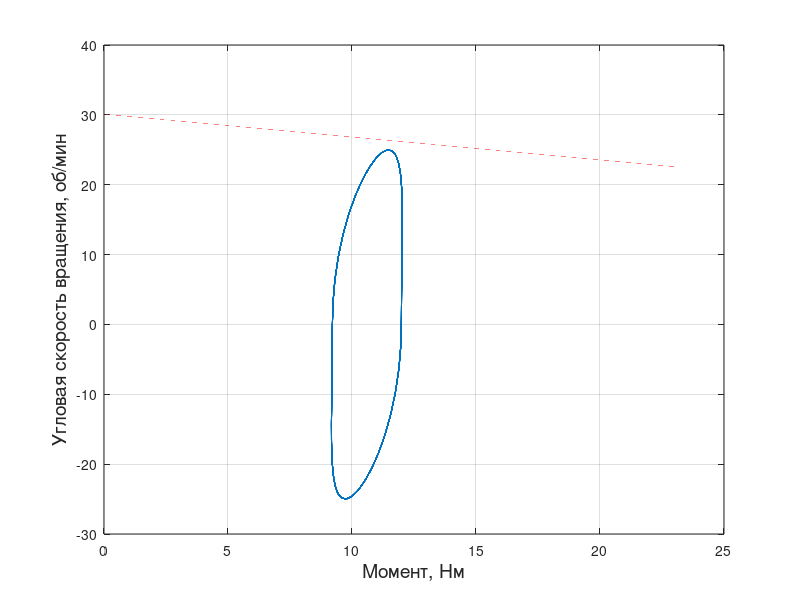

Write the MATLAB code that produced this figure.
% % построение нагрузочной характеристики
t = 0:0.1:100;
w = 2.5;
a = 1.75;
w_ = w / a;
J = 0.39;
M = 10.6;% was 6
k = 0.14; % гидродинамический коэф
a_t = a*sin(w_*t);
w_t = a*w_*cos(w_*t);
q_t = a*w_*w_*sin(w_*t);
Mn = -J.*q_t + k.*abs(w_t).*w_t + M;
% Mn = -J.*q_t + k.*w_t + M;
plot(Mn, 10*w_t)
% xlim([4 16])
% ylim([-35 35])
xlabel("Момент, Нм", "FontSize", 14)
ylabel("Угловая скорость вращения, об/мин", "FontSize", 14)
grid on
hold on
% построение механической характеристики двигателя
u = 0.87;
i = 196;%w as 215
m_ = 539;% was 632
m = 0:0.1:m_* i * u * 0.25;
n0 = 5900/i; % was 7500
N_M = n0*(1 - m/(m_ * i * u));
plot(m/1000, N_M)

% legend("Нагрузочна характеристика", "Механическая характеристика двигателя вместе с редуктором")

% i = 215 https://www.faulhaber.com/fileadmin/Import/Media/EN_2668_CR_DFF.pdf
% mtotor    https://www.faulhaber.com/fileadmin/Import/Media/EN_32GPT_FMM.pdf

% % faulhaber 3257 24cr with 38/2s 246
% % faulhaber 3257 24cr with 38/2s 159
% % RE 30 ∅30 mm, Graphite Brushes, 60 Watt GPX 32 406 or 326
